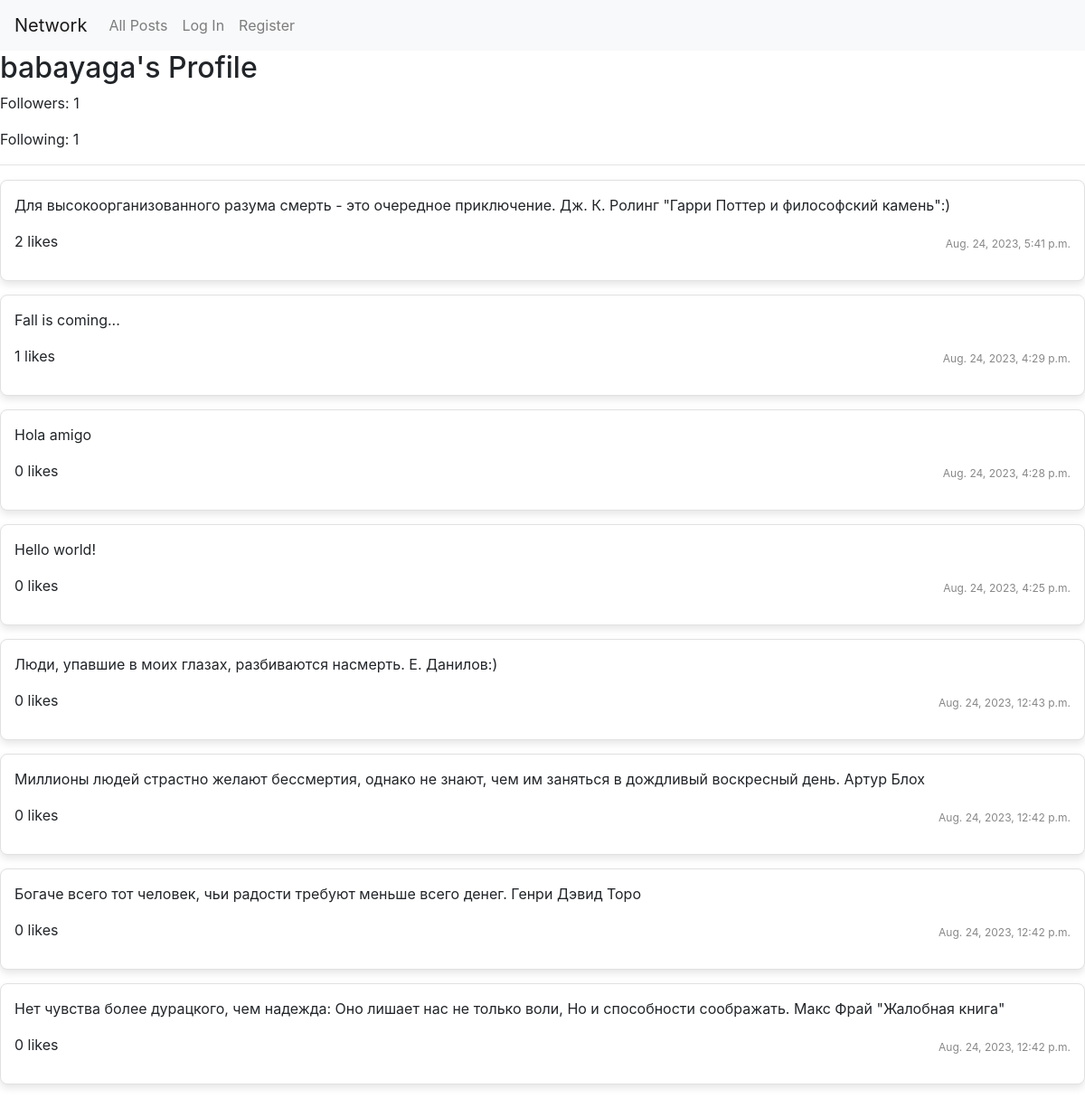
Screenshot of /profile/babayaga with the database file from the repository.
### network/models.py (models this page shows, shortened)
class User(AbstractUser):
    followers = models.ManyToManyField("self", blank=True, related_name="following", symmetrical=False)
    liked_posts = models.ManyToManyField('Post', related_name='liked_by', blank=True)

class Post(models.Model):
    user = models.ForeignKey(User, on_delete=models.CASCADE, related_name="posts")
    content = models.TextField()
    timestamp = models.DateTimeField(auto_now_add=True)
    likes = models.PositiveIntegerField(default=0)

### network/views.py (the view)
# urls.py: path("profile/<str:username>", views.profile, name="profile"),
def profile(request, username):
    user = User.objects.get(username=username)
    posts = Post.objects.filter(user=user).order_by('-timestamp')
    current_user = request.user
    is_following = current_user.following.filter(id=user.id).exists() if current_user.is_authenticated else False
    context = {
        'profile_user': user,
        'posts': posts,
        'is_following': is_following
    }
    return render(request, "network/profile.html", context)

### network/templates/network/profile.html (shortened to what this page needs)
{% extends "network/layout.html" %}
{% block body %}
    <h2>{{ profile_user.username }}'s Profile</h2>
    <p>Followers: {{ profile_user.followers.count }}</p>
    <p>Following: {{ profile_user.following.count }}</p>
    <hr>
    {% for post in posts %}
        <div class="post-container">
            <p>{{ post.content }}</p>
            <p class="post-timestamp">{{ post.timestamp }}</p>
            <p>{{ post.likes }} likes</p>
        </div>
    {% endfor %}
{% endblock %}

### network/static/network/styles.css (style rules this page uses)
.post-container { border: 1px solid #e1e1e1; padding: 15px; margin-bottom: 15px; border-radius: 8px; background-color: #ffffff; box-shadow: 0 4px 8px rgba(0, 0, 0, 0.1); position: relative; }
.post-timestamp { font-size: 12px; color: #888; position: absolute; bottom: 15px; right: 15px; }

### rows the page displays
User: username "babayaga", followers.count "1", following.count "1"
Post: content "Для высокоорганизованного разума смерть - это очередное приключение. Дж. К. Ролинг \"Гарри Поттер и философский камень\":)", timestamp "Aug. 24, 2023, 5:41 p.m.", likes "2"
Post: content "Fall is coming...", timestamp "Aug. 24, 2023, 4:29 p.m.", likes "1"
Post: content "Hola amigo", timestamp "Aug. 24, 2023, 4:28 p.m.", likes "0"
Post: content "Hello world!", timestamp "Aug. 24, 2023, 4:25 p.m.", likes "0"
Post: content "Люди, упавшие в моих глазах, разбиваются насмерть. Е. Данилов:)", timestamp "Aug. 24, 2023, 12:43 p.m.", likes "0"
Post: content "Миллионы людей страстно желают бессмертия, однако не знают, чем им заняться в дождливый воскресный день. Артур Блох", timestamp "Aug. 24, 2023, 12:42 p.m.", likes "0"
Post: content "Богаче всего тот человек, чьи радости требуют меньше всего денег. Генри Дэвид Торо", timestamp "Aug. 24, 2023, 12:42 p.m.", likes "0"
Post: content "Нет чувства более дурацкого, чем надежда: Оно лишает нас не только воли, Но и способности соображать. Макс Фрай \"Жалобная книга\"", timestamp "Aug. 24, 2023, 12:42 p.m.", likes "0"
